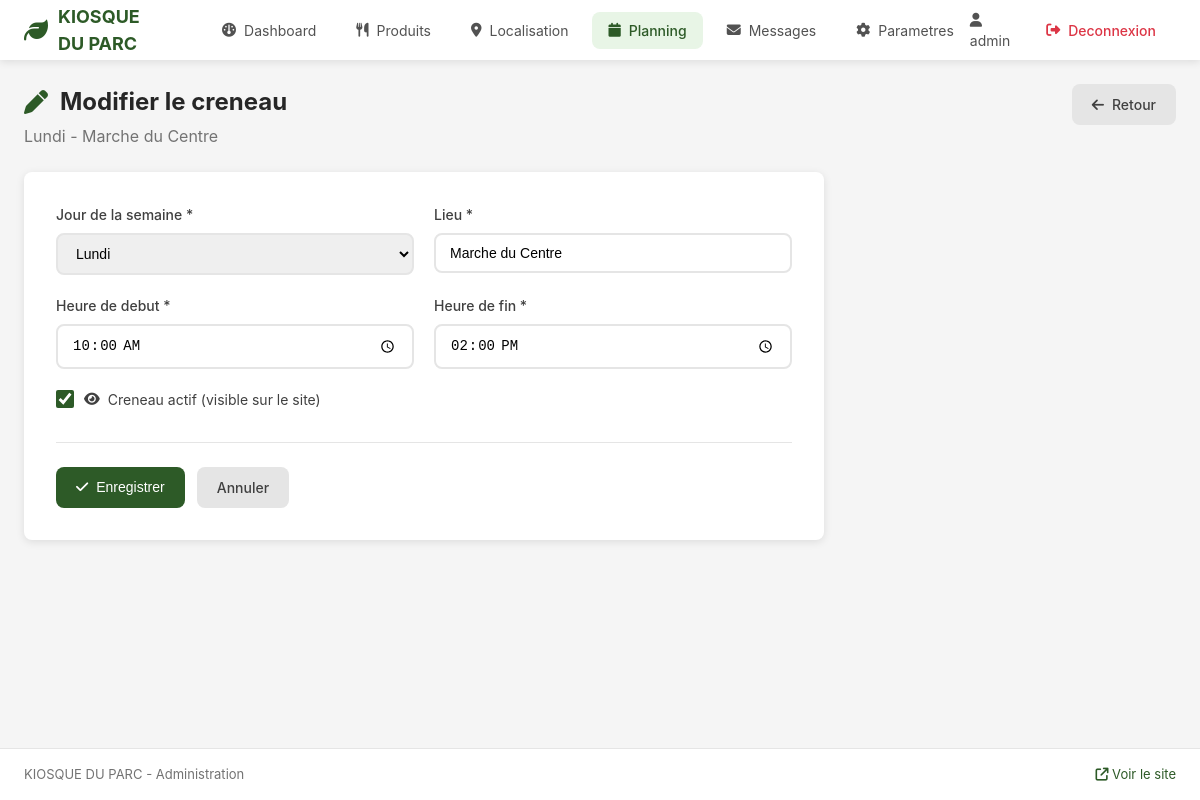
Page /admin/schedule/1/edit (signed in) on the committed database.
### app/models.py (models this page shows)
class Schedule(Base):
    __tablename__ = "schedules"
    id = Column(Integer, primary_key=True, index=True)
    day_of_week = Column(Integer, nullable=False)  # 0-6 (Monday-Sunday)
    place = Column(String(200), nullable=False)
    start_time = Column(String(5), nullable=False)  # HH:MM format
    end_time = Column(String(5), nullable=False)    # HH:MM format
    is_active = Column(Boolean, default=True)

### app/routers/admin.py (the view)
@router.get("/schedule/{schedule_id}/edit", response_class=HTMLResponse)
def schedule_edit(
    request: Request,
    schedule_id: int,
    admin: dict = Depends(admin_required),
    db: Session = Depends(get_db)
):
    schedule = get_schedule(db, schedule_id)
    if not schedule:
        raise HTTPException(status_code=404, detail="Schedule not found")
    return templates.TemplateResponse("admin/schedule_form.html", {
        "request": request,
        "admin": admin,
        "schedule": schedule,
        "day_names": DAY_NAMES,
        "error": None
    })

### templates/admin/schedule_form.html (shortened to what this page needs)
{% extends "admin/base.html" %}
{% block content %}
<div class="page-header">
    <div>
        <h1>
            <i class="fa-solid fa-{% if schedule %}pen{% else %}plus{% endif %}"></i>
            {% if schedule %}Modifier le creneau{% else %}Nouveau creneau{% endif %}
        </h1>
        <p>{% if schedule %}{{ day_names.get(schedule.day_of_week, '') }} - {{ schedule.place }}{% else %}Ajouter un nouveau creneau au planning{% endif %}</p>
    </div>
    <a href="/admin/schedule" class="btn btn-secondary">
        <i class="fa-solid fa-arrow-left"></i> Retour
    </a>
</div>
<div class="form-container">
    <form method="POST" class="admin-form">
        <div class="form-row">
            <div class="form-group">
                <label for="day_of_week">Jour de la semaine *</label>
                <select id="day_of_week" name="day_of_week" required>
                    {% for value, label in day_names.items() %}
                    <option value="{{ value }}"
                            {% if schedule and schedule.day_of_week == value %}selected{% endif %}>
                        {{ label }}
                    </option>
                    {% endfor %}
                </select>
            </div>
            <div class="form-group">
                <label for="place">Lieu *</label>
                <input type="text" id="place" name="place" required
                       value="{{ schedule.place if schedule else '' }}"
                       placeholder="Ex: Marche du Centre">
            </div>
        </div>
        <div class="form-row">
            <div class="form-group">
                <label for="start_time">Heure de debut *</label>
                <input type="time" id="start_time" name="start_time" required
                       value="{{ schedule.start_time if schedule else '' }}">
            </div>
            <div class="form-group">
                <label for="end_time">Heure de fin *</label>
                <input type="time" id="end_time" name="end_time" required
                       value="{{ schedule.end_time if schedule else '' }}">
            </div>
        </div>
        <div class="form-group checkbox-group">
            <label>
                <input type="checkbox" name="is_active" value="true"
                       {% if not schedule or schedule.is_active %}checked{% endif %}>
                <span class="checkbox-label">
                    <i class="fa-solid fa-eye"></i> Creneau actif (visible sur le site)
                </span>
            </label>
        </div>
        <div class="form-actions">
            <button type="submit" class="btn btn-primary">
                <i class="fa-solid fa-check"></i>
                {% if schedule %}Enregistrer{% else %}Creer le creneau{% endif %}
            </button>
            <a href="/admin/schedule" class="btn btn-secondary">Annuler</a>
        </div>
    </form>
</div>
{% endblock %}

### static/admin.css (style rules this page uses)
:root { --primary: #2d5a27; --primary-dark: #1e3d1a; --primary-light: #e8f5e6; --gold: #c9a227; --caramel: #d4a574; --danger: #dc3545; --danger-light: #f8d7da; --success: #28a745; --success-light: #d4edda; --gray-50: #fafafa; --gray-100: #f5f5f5; --gray-200: #e5e5e5; --gray-300: #d4d4d4; --gray-400: #a3a3a3; --gray-500: #737373; --gray-600: #525252; --gray-700: #404040; --gray-800: #262626; --gray-900: #171717; --white: #ffffff; --shadow: 0 2px 8px rgba(0,0,0,0.1); --radius: 8px; }
* { box-sizing: border-box; margin: 0; padding: 0; }
body { font-family: -apple-system, BlinkMacSystemFont, 'Segoe UI', Roboto, sans-serif; background: var(--gray-100); color: var(--gray-800); line-height: 1.5; min-height: 100vh; display: flex; flex-direction: column; }
.btn { display: inline-flex; align-items: center; justify-content: center; gap: 8px; padding: 10px 20px; border: none; border-radius: var(--radius); font-size: 14px; font-weight: 500; cursor: pointer; text-decoration: none; transition: all 0.2s; }
.btn-primary { background: var(--primary); color: var(--white); }
.btn-secondary { background: var(--gray-200); color: var(--gray-700); }
.page-header { display: flex; justify-content: space-between; align-items: flex-start; margin-bottom: 24px; }
.page-header h1 { font-size: 24px; color: var(--gray-800); display: flex; align-items: center; gap: 12px; }
.page-header h1 i { color: var(--primary); }
.page-header p { color: var(--gray-500); margin-top: 4px; }
.form-container { background: var(--white); border-radius: var(--radius); padding: 32px; box-shadow: var(--shadow); max-width: 800px; }
.admin-form .form-group { margin-bottom: 20px; }
.admin-form label { display: block; font-size: 14px; font-weight: 500; color: var(--gray-700); margin-bottom: 8px; }
.admin-form input[type="text"], .admin-form input[type="number"], .admin-form input[type="url"], .admin-form input[type="time"], .admin-form select, .admin-form textarea { width: 100%; padding: 10px 14px; border: 2px solid var(--gray-200); border-radius: var(--radius); font-size: 14px; transition: border-color 0.2s; }
.form-row { display: grid; grid-template-columns: repeat(auto-fit, minmax(200px, 1fr)); gap: 20px; }
.checkbox-group label { display: flex; align-items: center; gap: 10px; cursor: pointer; }
.checkbox-group input[type="checkbox"] { width: 18px; height: 18px; accent-color: var(--primary); }
.checkbox-label { display: flex; align-items: center; gap: 8px; font-weight: normal; }
.form-actions { display: flex; gap: 12px; margin-top: 32px; padding-top: 24px; border-top: 1px solid var(--gray-200); }

### rows in the picture
Schedule: get "Lundi", place "Marche du Centre", day_of_week "Lundi", start_time "10:00", end_time "14:00", is_active "☑"

### other values in the picture
{{ admin.username }} "admin"
